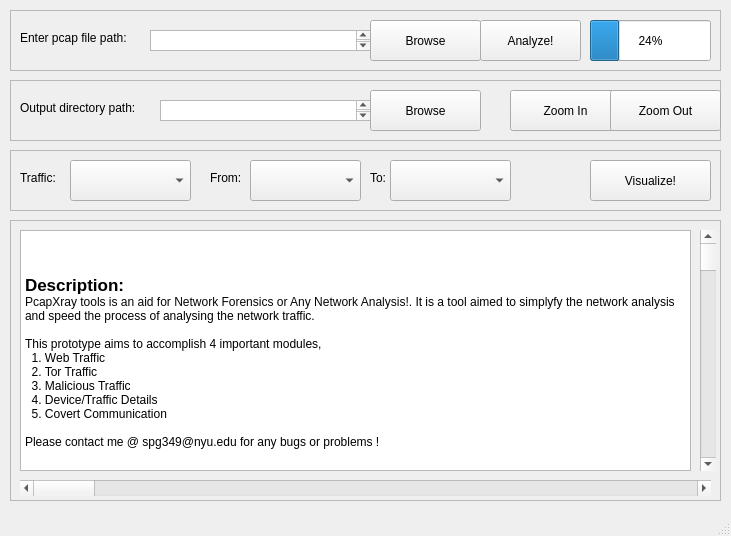
<?xml version="1.0" encoding="UTF-8"?>
<ui version="4.0">
 <class>MainWindow</class>
 <widget class="QMainWindow" name="MainWindow">
  <property name="geometry">
   <rect>
    <x>0</x>
    <y>0</y>
    <width>731</width>
    <height>536</height>
   </rect>
  </property>
  <property name="windowTitle">
   <string>MainWindow</string>
  </property>
  <widget class="QWidget" name="centralwidget">
   <widget class="QFrame" name="frame">
    <property name="geometry">
     <rect>
      <x>10</x>
      <y>10</y>
      <width>711</width>
      <height>61</height>
     </rect>
    </property>
    <property name="frameShape">
     <enum>QFrame::StyledPanel</enum>
    </property>
    <property name="frameShadow">
     <enum>QFrame::Raised</enum>
    </property>
    <widget class="QLabel" name="label">
     <property name="geometry">
      <rect>
       <x>10</x>
       <y>20</y>
       <width>131</width>
       <height>16</height>
      </rect>
     </property>
     <property name="text">
      <string>Enter pcap file path:</string>
     </property>
    </widget>
    <widget class="QTextEdit" name="textEdit">
     <property name="geometry">
      <rect>
       <x>140</x>
       <y>20</y>
       <width>221</width>
       <height>21</height>
      </rect>
     </property>
    </widget>
    <widget class="QPushButton" name="pushButton">
     <property name="geometry">
      <rect>
       <x>360</x>
       <y>10</y>
       <width>111</width>
       <height>41</height>
      </rect>
     </property>
     <property name="text">
      <string>Browse</string>
     </property>
    </widget>
    <widget class="QPushButton" name="pushButton_2">
     <property name="geometry">
      <rect>
       <x>470</x>
       <y>10</y>
       <width>101</width>
       <height>41</height>
      </rect>
     </property>
     <property name="text">
      <string>Analyze!</string>
     </property>
    </widget>
    <widget class="QProgressBar" name="progressBar">
     <property name="geometry">
      <rect>
       <x>580</x>
       <y>10</y>
       <width>121</width>
       <height>41</height>
      </rect>
     </property>
     <property name="value">
      <number>24</number>
     </property>
    </widget>
   </widget>
   <widget class="QFrame" name="frame_2">
    <property name="geometry">
     <rect>
      <x>10</x>
      <y>80</y>
      <width>711</width>
      <height>61</height>
     </rect>
    </property>
    <property name="frameShape">
     <enum>QFrame::StyledPanel</enum>
    </property>
    <property name="frameShadow">
     <enum>QFrame::Raised</enum>
    </property>
    <widget class="QLabel" name="label_2">
     <property name="geometry">
      <rect>
       <x>10</x>
       <y>20</y>
       <width>141</width>
       <height>16</height>
      </rect>
     </property>
     <property name="text">
      <string>Output directory path:   </string>
     </property>
    </widget>
    <widget class="QTextEdit" name="textEdit_2">
     <property name="geometry">
      <rect>
       <x>150</x>
       <y>20</y>
       <width>211</width>
       <height>21</height>
      </rect>
     </property>
    </widget>
    <widget class="QPushButton" name="pushButton_4">
     <property name="geometry">
      <rect>
       <x>500</x>
       <y>10</y>
       <width>111</width>
       <height>41</height>
      </rect>
     </property>
     <property name="text">
      <string>Zoom In</string>
     </property>
    </widget>
    <widget class="QPushButton" name="pushButton_5">
     <property name="geometry">
      <rect>
       <x>600</x>
       <y>10</y>
       <width>111</width>
       <height>41</height>
      </rect>
     </property>
     <property name="text">
      <string>Zoom Out</string>
     </property>
    </widget>
    <widget class="QPushButton" name="pushButton_3">
     <property name="geometry">
      <rect>
       <x>360</x>
       <y>10</y>
       <width>111</width>
       <height>41</height>
      </rect>
     </property>
     <property name="text">
      <string>Browse</string>
     </property>
    </widget>
   </widget>
   <widget class="QFrame" name="frame_3">
    <property name="geometry">
     <rect>
      <x>10</x>
      <y>150</y>
      <width>711</width>
      <height>61</height>
     </rect>
    </property>
    <property name="frameShape">
     <enum>QFrame::StyledPanel</enum>
    </property>
    <property name="frameShadow">
     <enum>QFrame::Raised</enum>
    </property>
    <widget class="QLabel" name="label_3">
     <property name="geometry">
      <rect>
       <x>10</x>
       <y>20</y>
       <width>51</width>
       <height>16</height>
      </rect>
     </property>
     <property name="text">
      <string>Traffic: </string>
     </property>
    </widget>
    <widget class="QComboBox" name="comboBox">
     <property name="geometry">
      <rect>
       <x>60</x>
       <y>10</y>
       <width>121</width>
       <height>41</height>
      </rect>
     </property>
    </widget>
    <widget class="QComboBox" name="comboBox_2">
     <property name="geometry">
      <rect>
       <x>380</x>
       <y>10</y>
       <width>121</width>
       <height>41</height>
      </rect>
     </property>
    </widget>
    <widget class="QComboBox" name="comboBox_3">
     <property name="geometry">
      <rect>
       <x>240</x>
       <y>10</y>
       <width>111</width>
       <height>41</height>
      </rect>
     </property>
    </widget>
    <widget class="QLabel" name="label_4">
     <property name="geometry">
      <rect>
       <x>360</x>
       <y>20</y>
       <width>31</width>
       <height>16</height>
      </rect>
     </property>
     <property name="text">
      <string>To: </string>
     </property>
    </widget>
    <widget class="QLabel" name="label_5">
     <property name="geometry">
      <rect>
       <x>200</x>
       <y>20</y>
       <width>41</width>
       <height>16</height>
      </rect>
     </property>
     <property name="text">
      <string>From: </string>
     </property>
    </widget>
    <widget class="QPushButton" name="pushButton_6">
     <property name="geometry">
      <rect>
       <x>580</x>
       <y>10</y>
       <width>121</width>
       <height>41</height>
      </rect>
     </property>
     <property name="text">
      <string>Visualize!</string>
     </property>
    </widget>
   </widget>
   <widget class="QFrame" name="frame_4">
    <property name="geometry">
     <rect>
      <x>10</x>
      <y>220</y>
      <width>711</width>
      <height>281</height>
     </rect>
    </property>
    <property name="frameShape">
     <enum>QFrame::StyledPanel</enum>
    </property>
    <property name="frameShadow">
     <enum>QFrame::Raised</enum>
    </property>
    <widget class="QScrollBar" name="horizontalScrollBar">
     <property name="geometry">
      <rect>
       <x>10</x>
       <y>260</y>
       <width>691</width>
       <height>16</height>
      </rect>
     </property>
     <property name="orientation">
      <enum>Qt::Horizontal</enum>
     </property>
    </widget>
    <widget class="QScrollBar" name="verticalScrollBar">
     <property name="geometry">
      <rect>
       <x>690</x>
       <y>10</y>
       <width>16</width>
       <height>241</height>
      </rect>
     </property>
     <property name="orientation">
      <enum>Qt::Vertical</enum>
     </property>
    </widget>
    <widget class="QTextEdit" name="textEdit_3">
     <property name="geometry">
      <rect>
       <x>10</x>
       <y>10</y>
       <width>671</width>
       <height>241</height>
      </rect>
     </property>
     <property name="html">
      <string>&lt;!DOCTYPE HTML PUBLIC &quot;-//W3C//DTD HTML 4.0//EN&quot; &quot;http://www.w3.org/TR/REC-html40/strict.dtd&quot;&gt;
&lt;html&gt;&lt;head&gt;&lt;meta name=&quot;qrichtext&quot; content=&quot;1&quot; /&gt;&lt;style type=&quot;text/css&quot;&gt;
p, li { white-space: pre-wrap; }
&lt;/style&gt;&lt;/head&gt;&lt;body style=&quot; font-family:'.SF NS Text'; font-size:13pt; font-weight:400; font-style:normal;&quot;&gt;
&lt;p style=&quot;-qt-paragraph-type:empty; margin-top:0px; margin-bottom:0px; margin-left:0px; margin-right:0px; -qt-block-indent:0; text-indent:0px;&quot;&gt;&lt;br /&gt;&lt;/p&gt;
&lt;p style=&quot;-qt-paragraph-type:empty; margin-top:0px; margin-bottom:0px; margin-left:0px; margin-right:0px; -qt-block-indent:0; text-indent:0px; font-weight:600;&quot;&gt;&lt;br /&gt;&lt;/p&gt;
&lt;p style=&quot; margin-top:0px; margin-bottom:0px; margin-left:0px; margin-right:0px; -qt-block-indent:0; text-indent:0px;&quot;&gt;&lt;span style=&quot; font-weight:600;&quot;&gt;Description:&lt;/span&gt;&lt;/p&gt;
&lt;p style=&quot; margin-top:0px; margin-bottom:0px; margin-left:0px; margin-right:0px; -qt-block-indent:0; text-indent:0px;&quot;&gt;&lt;span style=&quot; font-family:'Menlo,Monaco,Courier New,monospace'; font-size:12px; color:#060404;&quot;&gt;PcapXray tools is an aid for Network Forensics or Any Network Analysis!. &lt;/span&gt;&lt;span style=&quot; font-family:'Menlo,Monaco,Courier New,monospace'; font-size:12px; color:#000000;&quot;&gt;It is a tool aimed to simplyfy the network analysis and speed the process of analysing the network traffic.&lt;/span&gt;&lt;/p&gt;
&lt;p style=&quot;-qt-paragraph-type:empty; margin-top:0px; margin-bottom:0px; margin-left:0px; margin-right:0px; -qt-block-indent:0; text-indent:0px; font-family:'Menlo,Monaco,Courier New,monospace'; font-size:12px; color:#000000;&quot;&gt;&lt;br /&gt;&lt;/p&gt;
&lt;p style=&quot; margin-top:0px; margin-bottom:0px; margin-left:0px; margin-right:0px; -qt-block-indent:0; text-indent:0px;&quot;&gt;&lt;span style=&quot; font-family:'Menlo,Monaco,Courier New,monospace'; font-size:12px; color:#000000;&quot;&gt;This prototype aims to accomplish 4 important modules,&lt;/span&gt;&lt;/p&gt;
&lt;p style=&quot; margin-top:0px; margin-bottom:0px; margin-left:0px; margin-right:0px; -qt-block-indent:0; text-indent:0px;&quot;&gt;&lt;span style=&quot; font-family:'Menlo,Monaco,Courier New,monospace'; font-size:12px; color:#000000;&quot;&gt;  1. Web Traffic&lt;/span&gt;&lt;/p&gt;
&lt;p style=&quot; margin-top:0px; margin-bottom:0px; margin-left:0px; margin-right:0px; -qt-block-indent:0; text-indent:0px;&quot;&gt;&lt;span style=&quot; font-family:'Menlo,Monaco,Courier New,monospace'; font-size:12px; color:#000000;&quot;&gt;  2. Tor Traffic&lt;/span&gt;&lt;/p&gt;
&lt;p style=&quot; margin-top:0px; margin-bottom:0px; margin-left:0px; margin-right:0px; -qt-block-indent:0; text-indent:0px;&quot;&gt;&lt;span style=&quot; font-family:'Menlo,Monaco,Courier New,monospace'; font-size:12px; color:#000000;&quot;&gt;  3. Malicious Traffic&lt;/span&gt;&lt;/p&gt;
&lt;p style=&quot; margin-top:0px; margin-bottom:0px; margin-left:0px; margin-right:0px; -qt-block-indent:0; text-indent:0px;&quot;&gt;&lt;span style=&quot; font-family:'Menlo,Monaco,Courier New,monospace'; font-size:12px; color:#000000;&quot;&gt;  4. Device/Traffic Details&lt;/span&gt;&lt;/p&gt;
&lt;p style=&quot; margin-top:0px; margin-bottom:0px; margin-left:0px; margin-right:0px; -qt-block-indent:0; text-indent:0px;&quot;&gt;&lt;span style=&quot; font-family:'Menlo,Monaco,Courier New,monospace'; font-size:12px; color:#000000;&quot;&gt;  5. Covert Communication&lt;/span&gt;&lt;/p&gt;
&lt;p style=&quot;-qt-paragraph-type:empty; margin-top:0px; margin-bottom:0px; margin-left:0px; margin-right:0px; -qt-block-indent:0; text-indent:0px; font-family:'Menlo,Monaco,Courier New,monospace'; font-size:12px; color:#000000;&quot;&gt;&lt;br /&gt;&lt;/p&gt;
&lt;p style=&quot; margin-top:0px; margin-bottom:0px; margin-left:0px; margin-right:0px; -qt-block-indent:0; text-indent:0px;&quot;&gt;&lt;span style=&quot; font-family:'Menlo,Monaco,Courier New,monospace'; font-size:12px; color:#000000;&quot;&gt;Please contact me @ spg349@nyu.edu for any bugs or problems !&lt;/span&gt;&lt;/p&gt;&lt;/body&gt;&lt;/html&gt;</string>
     </property>
    </widget>
   </widget>
  </widget>
  <widget class="QStatusBar" name="statusbar"/>
 </widget>
 <resources/>
 <connections/>
</ui>
